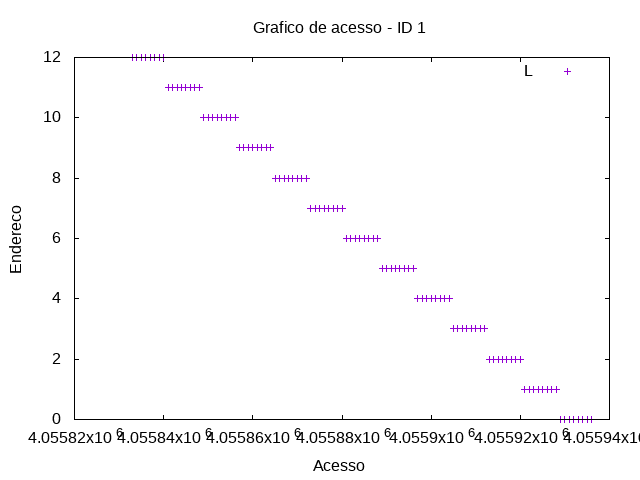

Write gnuplot code to recreate this figure.
set term png
set output "../tmp/out/huffmanLog-acesso-1.png"
set title "Grafico de acesso - ID 1"
set xlabel "Acesso"
set ylabel "Endereco"
plot "../tmp/out/huffmanLog-acesso-0-1.gpdat" u 2:4 w points t "L", "../tmp/out/huffmanLog-acesso-1-1.gpdat" u 2:4 w points t "E"
